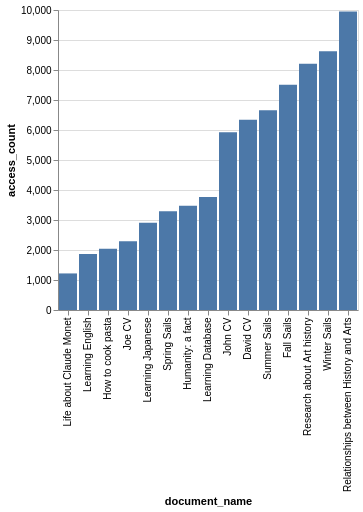

Specify this chart in Vega-Lite:
### Vega-Lite specification from a JSON file in a GitHub repository (floating-point values rounded to 4 significant figures)
{"data": {"values": [{"x_data": "David CV", "y_data": 6345}, {"x_data": "Fall Sails", "y_data": 7509}, {"x_data": "How to cook pasta", "y_data": 2045}, {"x_data": "Humanity: a fact", "y_data": 3479}, {"x_data": "Joe CV", "y_data": 2294}, {"x_data": "John CV", "y_data": 5924}, {"x_data": "Learning Database", "y_data": 3769}, {"x_data": "Learning English", "y_data": 1864}, {"x_data": "Learning Japanese", "y_data": 2910}, {"x_data": "Life about Claude Monet", "y_data": 1219}, {"x_data": "Relationships between History and Arts", "y_data": 9948}, {"x_data": "Research about Art history", "y_data": 8208}, {"x_data": "Spring Sails", "y_data": 3289}, {"x_data": "Summer Sails", "y_data": 6661}, {"x_data": "Winter Sails", "y_data": 8623}]}, "mark": "bar", "encoding": {"x": {"field": "x_data", "type": "nominal", "title": "document_name", "sort": {"op": "sum", "field": "y_data", "order": "ascending"}}, "y": {"field": "y_data", "type": "quantitative", "title": "access_count"}}}
